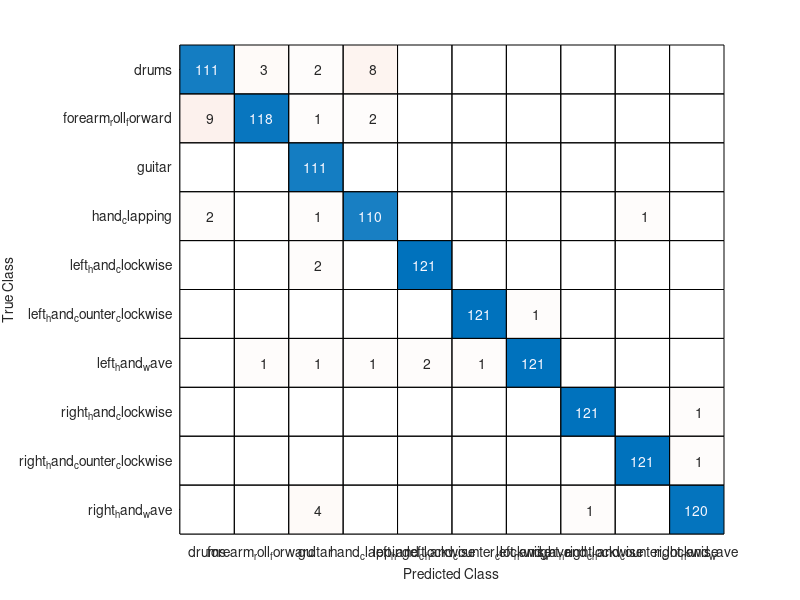

Reproduce this figure in MATLAB.
clear all, close all


labelnames={'hand_clapping','right_hand_wave','left_hand_wave','right_hand_clockwise','right_hand_counter_clockwise','left_hand_clockwise','left_hand_counter_clockwise','forearm_roll_forward','drums','guitar'};

% labelnames=categorical(labelnames)

lblstr=load('ibmlabels.mat');
labels=lblstr.labels;

k0labels_ts=labels(915:end);
k0predsstr=load('bestresults_preds_splitnet_k0.mat');
k0preds=k0predsstr.preds;
acc0=sum(k0labels_ts==k0preds)./3.05;
conf0=confusionmat(uint8(k0preds)+1,uint8(k0labels_ts)+1);


k1labels_ts=labels(306:610);
k1predsstr=load('bestresults_preds_splitnet_k1.mat');
k1preds=k1predsstr.preds;
acc1=sum(k1labels_ts==k1preds)./3.05;
conf1=confusionmat(uint8(k1preds)+1,uint8(k1labels_ts)+1);


k2labels_ts=labels(611:915);
k2predsstr=load('bestresults_preds_splitnet_k2.mat');
k2preds=k2predsstr.preds;
acc2=sum(k2labels_ts==k2preds)./3.05;
conf2=confusionmat(uint8(k2preds)+1,uint8(k2labels_ts)+1);


k3labels_ts=labels(1:305);
k3predsstr=load('bestresults_preds_splitnet_k3.mat');
k3preds=k3predsstr.preds;
acc3=sum(k3labels_ts==k3preds)./3.05;
conf3=confusionmat(uint8(k3preds)+1,uint8(k3labels_ts)+1);


meanacc=mean([acc0+acc1+acc2+acc3])
stdacc=std([acc0+acc1+acc2+acc3])
confall=(conf0+conf1+conf2+conf3)

confusionchart(confall,labelnames)




